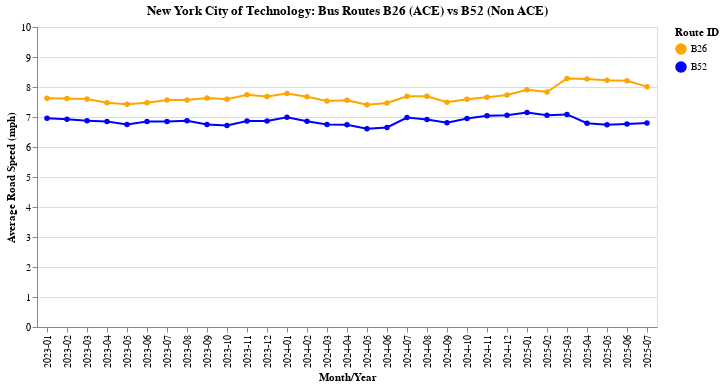

Source (notebook cell):
### Code cell
city_tech_combined = pd.concat([city_tech_bus_23_24, city_tech_bus_25], ignore_index=True)
city_tech_avg_combined = filter_routes(city_tech_combined, ['B26', 'B52'])

create_line_plot(city_tech_avg_combined, ['B26', 'B52'], 'New York City of Technology: Bus Routes B26 (ACE) vs B52 (Non ACE)')

### Figure 1 — Vega-Lite specification as saved in the notebook (floating-point values rounded to 4 significant figures)
{"config": {"view": {"continuousWidth": 300, "continuousHeight": 300}}, "data": {"name": "data-c910e4773327fdada90cfa22aa91258b"}, "mark": {"type": "line", "point": true}, "encoding": {"color": {"field": "Route ID", "scale": {"range": ["orange", "blue"]}, "type": "nominal"}, "tooltip": [{"field": "Month_Year", "type": "nominal"}, {"field": "Route ID", "type": "nominal"}, {"field": "Average Road Speed", "type": "quantitative"}], "x": {"field": "Month_Year", "sort": ["2023-01", "2023-02", "2023-03", "2023-04", "2023-05", "2023-06", "2023-07", "2023-08", "2023-09", "2023-10", "2023-11", "2023-12", "2024-01", "2024-02", "2024-03", "2024-04", "2024-05", "2024-06", "2024-07", "2024-08", "2024-09", "2024-10", "2024-11", "2024-12", "2025-01", "2025-02", "2025-03", "2025-04", "2025-05", "2025-06", "2025-07"], "title": "Month/Year", "type": "nominal"}, "y": {"field": "Average Road Speed", "scale": {"domain": [0, 10]}, "title": "Average Road Speed (mph)", "type": "quantitative"}}, "params": [{"name": "param_7", "select": {"type": "interval", "encodings": ["x", "y"]}, "bind": "scales"}], "title": "New York City of Technology: Bus Routes B26 (ACE) vs B52 (Non ACE)", "$schema": "https://vega.github.io/schema/vega-lite/v5.20.1.json", "datasets": {"data-c910e4773327fdada90cfa22aa91258b": [{"Month_Year": "2023-01", "Route ID": "B26", "Average Road Speed": 7.622}, {"Month_Year": "2023-01", "Route ID": "B52", "Average Road Speed": 6.957}, {"Month_Year": "2023-02", "Route ID": "B26", "Average Road Speed": 7.615}, {"Month_Year": "2023-02", "Route ID": "B52", "Average Road Speed": 6.922}, {"Month_Year": "2023-03", "Route ID": "B26", "Average Road Speed": 7.599}, {"Month_Year": "2023-03", "Route ID": "B52", "Average Road Speed": 6.879}, {"Month_Year": "2023-04", "Route ID": "B26", "Average Road Speed": 7.477}, {"Month_Year": "2023-04", "Route ID": "B52", "Average Road Speed": 6.85}, {"Month_Year": "2023-05", "Route ID": "B26", "Average Road Speed": 7.427}, {"Month_Year": "2023-05", "Route ID": "B52", "Average Road Speed": 6.747}, {"Month_Year": "2023-06", "Route ID": "B26", "Average Road Speed": 7.471}, {"Month_Year": "2023-06", "Route ID": "B52", "Average Road Speed": 6.853}, {"Month_Year": "2023-07", "Route ID": "B26", "Average Road Speed": 7.57}, {"Month_Year": "2023-07", "Route ID": "B52", "Average Road Speed": 6.85}, {"Month_Year": "2023-08", "Route ID": "B26", "Average Road Speed": 7.566}, {"Month_Year": "2023-08", "Route ID": "B52", "Average Road Speed": 6.873}, {"Month_Year": "2023-09", "Route ID": "B26", "Average Road Speed": 7.634}, {"Month_Year": "2023-09", "Route ID": "B52", "Average Road Speed": 6.752}, {"Month_Year": "2023-10", "Route ID": "B26", "Average Road Speed": 7.593}, {"Month_Year": "2023-10", "Route ID": "B52", "Average Road Speed": 6.719}, {"Month_Year": "2023-11", "Route ID": "B26", "Average Road Speed": 7.74}, {"Month_Year": "2023-11", "Route ID": "B52", "Average Road Speed": 6.866}, {"Month_Year": "2023-12", "Route ID": "B26", "Average Road Speed": 7.685}, {"Month_Year": "2023-12", "Route ID": "B52", "Average Road Speed": 6.869}, {"Month_Year": "2024-01", "Route ID": "B26", "Average Road Speed": 7.785}, {"Month_Year": "2024-01", "Route ID": "B52", "Average Road Speed": 6.992}, {"Month_Year": "2024-02", "Route ID": "B26", "Average Road Speed": 7.674}, {"Month_Year": "2024-02", "Route ID": "B52", "Average Road Speed": 6.855}, {"Month_Year": "2024-03", "Route ID": "B26", "Average Road Speed": 7.535}, {"Month_Year": "2024-03", "Route ID": "B52", "Average Road Speed": 6.75}, {"Month_Year": "2024-04", "Route ID": "B26", "Average Road Speed": 7.557}, {"Month_Year": "2024-04", "Route ID": "B52", "Average Road Speed": 6.741}, {"Month_Year": "2024-05", "Route ID": "B26", "Average Road Speed": 7.407}, {"Month_Year": "2024-05", "Route ID": "B52", "Average Road Speed": 6.61}, {"Month_Year": "2024-06", "Route ID": "B26", "Average Road Speed": 7.466}, {"Month_Year": "2024-06", "Route ID": "B52", "Average Road Speed": 6.651}, {"Month_Year": "2024-07", "Route ID": "B26", "Average Road Speed": 7.693}, {"Month_Year": "2024-07", "Route ID": "B52", "Average Road Speed": 6.981}, {"Month_Year": "2024-08", "Route ID": "B26", "Average Road Speed": 7.691}, {"Month_Year": "2024-08", "Route ID": "B52", "Average Road Speed": 6.913}, {"Month_Year": "2024-09", "Route ID": "B26", "Average Road Speed": 7.492}, {"Month_Year": "2024-09", "Route ID": "B52", "Average Road Speed": 6.81}, {"Month_Year": "2024-10", "Route ID": "B26", "Average Road Speed": 7.591}, {"Month_Year": "2024-10", "Route ID": "B52", "Average Road Speed": 6.952}, {"Month_Year": "2024-11", "Route ID": "B26", "Average Road Speed": 7.658}, {"Month_Year": "2024-11", "Route ID": "B52", "Average Road Speed": 7.04}, {"Month_Year": "2024-12", "Route ID": "B26", "Average Road Speed": 7.731}, {"Month_Year": "2024-12", "Route ID": "B52", "Average Road Speed": 7.058}, {"Month_Year": "2025-01", "Route ID": "B26", "Average Road Speed": 7.91}, {"Month_Year": "2025-01", "Route ID": "B52", "Average Road Speed": 7.151}, {"Month_Year": "2025-02", "Route ID": "B26", "Average Road Speed": 7.834}, {"Month_Year": "2025-02", "Route ID": "B52", "Average Road Speed": 7.058}, {"Month_Year": "2025-03", "Route ID": "B26", "Average Road Speed": 8.285}, {"Month_Year": "2025-03", "Route ID": "B52", "Average Road Speed": 7.087}, {"Month_Year": "2025-04", "Route ID": "B26", "Average Road Speed": 8.269}, {"Month_Year": "2025-04", "Route ID": "B52", "Average Road Speed": 6.793}, {"Month_Year": "2025-05", "Route ID": "B26", "Average Road Speed": 8.228}, {"Month_Year": "2025-05", "Route ID": "B52", "Average Road Speed": 6.74}, {"Month_Year": "2025-06", "Route ID": "B26", "Average Road Speed": 8.206}, {"Month_Year": "2025-06", "Route ID": "B52", "Average Road Speed": 6.767}, {"Month_Year": "2025-07", "Route ID": "B26", "Average Road Speed": 8.011}, {"Month_Year": "2025-07", "Route ID": "B52", "Average Road Speed": 6.801}]}}
